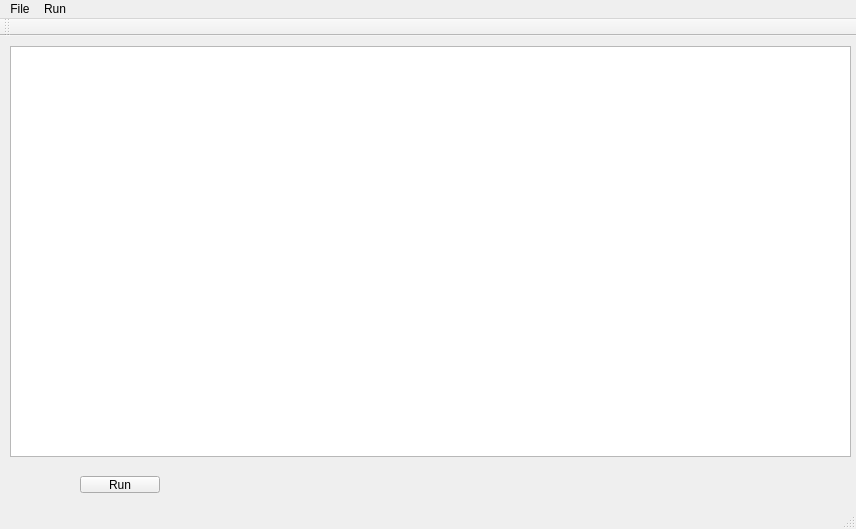
<?xml version="1.0" encoding="UTF-8"?>
<ui version="4.0">
 <class>MainWindowClass</class>
 <widget class="QMainWindow" name="MainWindowClass">
  <property name="geometry">
   <rect>
    <x>0</x>
    <y>0</y>
    <width>856</width>
    <height>529</height>
   </rect>
  </property>
  <property name="windowTitle">
   <string>QtQBasic-GIT</string>
  </property>
  <widget class="QWidget" name="centralWidget">
   <widget class="QPlainTextEdit" name="plainTextEdit">
    <property name="geometry">
     <rect>
      <x>10</x>
      <y>10</y>
      <width>841</width>
      <height>411</height>
     </rect>
    </property>
   </widget>
   <widget class="QPushButton" name="cmdRun">
    <property name="geometry">
     <rect>
      <x>80</x>
      <y>440</y>
      <width>80</width>
      <height>17</height>
     </rect>
    </property>
    <property name="text">
     <string>Run</string>
    </property>
   </widget>
  </widget>
  <widget class="QMenuBar" name="menuBar">
   <property name="geometry">
    <rect>
     <x>0</x>
     <y>0</y>
     <width>856</width>
     <height>18</height>
    </rect>
   </property>
   <widget class="QMenu" name="menuFile">
    <property name="title">
     <string>File</string>
    </property>
    <addaction name="actionExit"/>
   </widget>
   <widget class="QMenu" name="menuRun">
    <property name="title">
     <string>Run</string>
    </property>
    <addaction name="actionRun"/>
   </widget>
   <addaction name="menuFile"/>
   <addaction name="menuRun"/>
  </widget>
  <widget class="QToolBar" name="mainToolBar">
   <attribute name="toolBarArea">
    <enum>TopToolBarArea</enum>
   </attribute>
   <attribute name="toolBarBreak">
    <bool>false</bool>
   </attribute>
  </widget>
  <widget class="QStatusBar" name="statusBar"/>
  <action name="actionExit">
   <property name="text">
    <string>Exit</string>
   </property>
   <property name="shortcut">
    <string>Ctrl+Q</string>
   </property>
  </action>
  <action name="actionRun_Program">
   <property name="text">
    <string>Run Program</string>
   </property>
  </action>
  <action name="actionRun">
   <property name="text">
    <string>Run</string>
   </property>
   <property name="shortcut">
    <string>Ctrl+R</string>
   </property>
  </action>
 </widget>
 <layoutdefault spacing="6" margin="11"/>
 <resources/>
 <connections/>
</ui>
